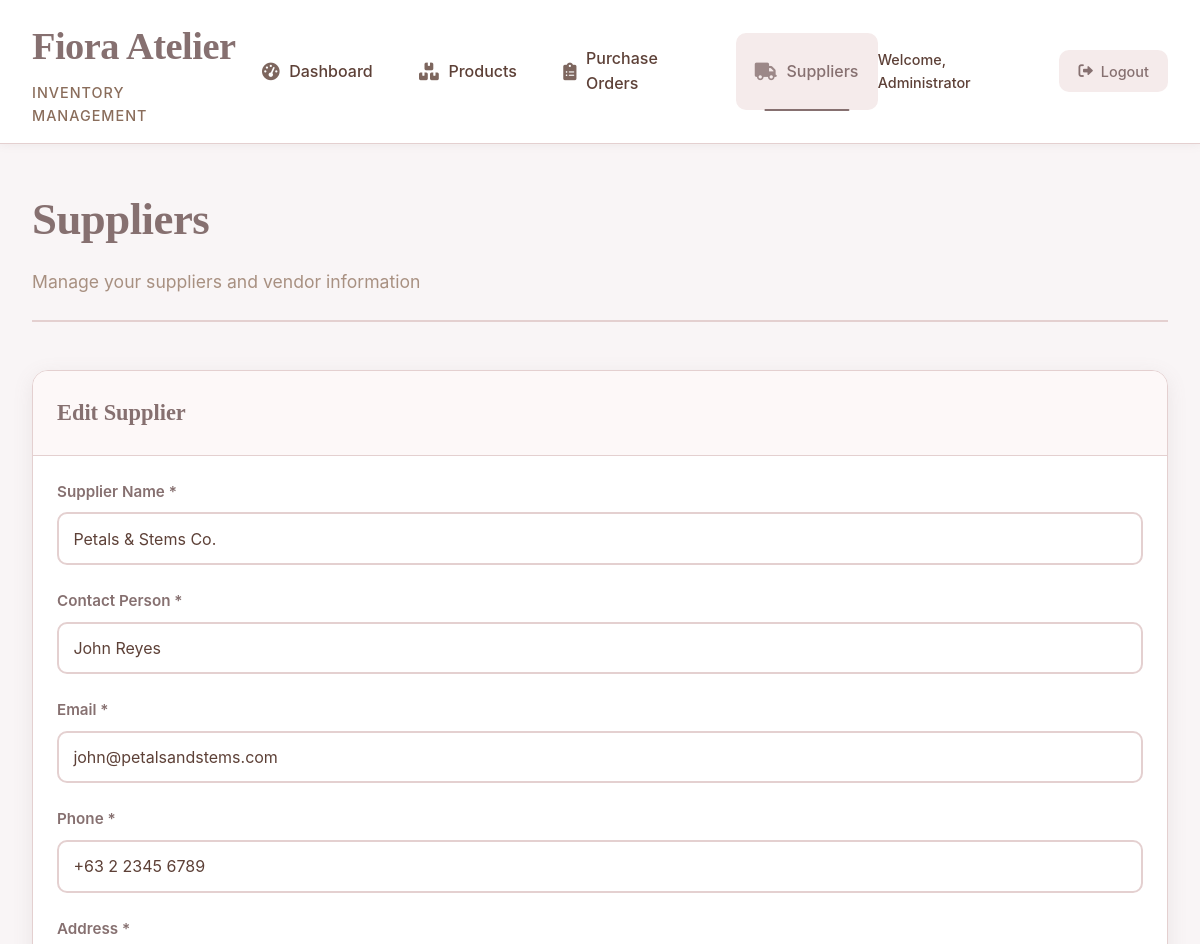
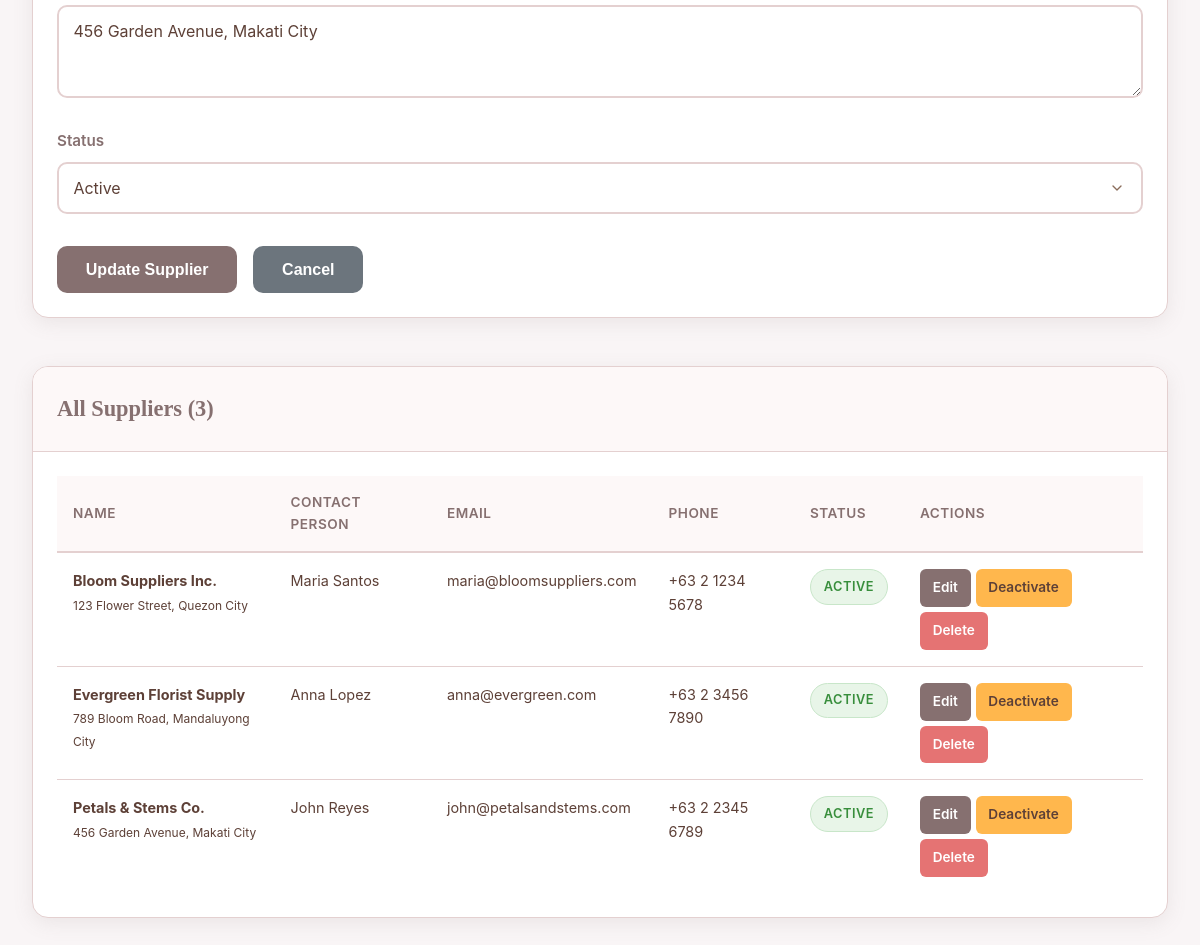
The app's page /php/inventory/suppliers.php?action=edit&id=2 (signed in) with its own data (2 pictures, top to bottom).
### tables this page shows
CREATE TABLE IF NOT EXISTS suppliers (
    id INT PRIMARY KEY AUTO_INCREMENT,
    name VARCHAR(255) NOT NULL,
    contact_person VARCHAR(100),
    email VARCHAR(100),
    phone VARCHAR(20),
    address TEXT,
    status ENUM('active', 'inactive') DEFAULT 'active',
    created_at TIMESTAMP DEFAULT CURRENT_TIMESTAMP
);

### php/models/Supplier.php (called while the page is built, shortened)
<?php
class Supplier {
    private $conn;
    private $table_name = "suppliers";
    public $id;
    public function __construct($db) {
        $this->conn = $db;
    }
    public function read() {
        $query = "SELECT * FROM " . $this->table_name . " ORDER BY name ASC";
        $stmt = $this->conn->prepare($query);
        $stmt->execute();
        return $stmt;
    }
    public function readOne() {
        $query = "SELECT * FROM " . $this->table_name . " WHERE id = ? LIMIT 0,1";
        $stmt = $this->conn->prepare($query);
        $stmt->bindParam(1, $this->id);
        $stmt->execute();
        $row = $stmt->fetch(PDO::FETCH_ASSOC);
        if($row) {
            $this->name = $row['name'];
            $this->contact_person = $row['contact_person'];
            $this->email = $row['email'];
            $this->phone = $row['phone'];
            $this->address = $row['address'];
            $this->status = $row['status'];
            return true;
        }
        return false;
    }
}
?>

### php/inventory/suppliers.php (the view, shortened to what this page needs)
<?php
require_once '../models/Supplier.php';
$database = new Database();
$db = $database->getConnection();
$supplier = new Supplier($db);
$edit_mode = false;
$current_supplier = null;
if (isset($_GET['action'])) {
    switch ($_GET['action']) {
        case 'edit':
            $supplier->id = $_GET['id'];
            if ($supplier->readOne()) {
                $edit_mode = true;
                $current_supplier = [
                    'id' => $supplier->id,
                    'name' => $supplier->name,
                    'contact_person' => $supplier->contact_person,
                    'email' => $supplier->email,
                    'phone' => $supplier->phone,
                    'address' => $supplier->address,
                    'status' => $supplier->status
                ];
            }
            break;
    }
}
$stmt = $supplier->read();
$suppliers = $stmt->fetchAll(PDO::FETCH_ASSOC);
?>
<!DOCTYPE html>
<html lang="en">
<head>
    <link rel="stylesheet" href="styles.css?v=<?php echo time(); ?>">
    <link rel="stylesheet" href="https://cdnjs.cloudflare.com/ajax/libs/font-awesome/6.0.0-beta3/css/all.min.css">
</head>
<body>
    <?php include 'header.php'; ?>
    <div class="container">
        <div class="page-header">
            <h1>Suppliers</h1>
            <p>Manage your suppliers and vendor information</p>
        </div>
        <div class="suppliers-container">
            <div class="content-card">
                <div class="card-header">
                    <h3><?php echo $edit_mode ? 'Edit Supplier' : 'Add New Supplier'; ?></h3>
                </div>
                <div class="card-body">
                    <form method="POST" action="">
                        <div class="form-group">
                            <label for="name">Supplier Name *</label>
                            <input type="text" name="name" id="name"
                                   value="<?php echo $edit_mode ? htmlspecialchars($current_supplier['name']) : ''; ?>"
                                   required>
                        </div>
                        <div class="form-group">
                            <label for="contact_person">Contact Person *</label>
                            <input type="text" name="contact_person" id="contact_person"
                                   value="<?php echo $edit_mode ? htmlspecialchars($current_supplier['contact_person']) : ''; ?>"
                                   required>
                        </div>
                        <div class="form-group">
                            <label for="email">Email *</label>
                            <input type="email" name="email" id="email"
                                   value="<?php echo $edit_mode ? htmlspecialchars($current_supplier['email']) : ''; ?>"
                                   required>
                        </div>
                        <div class="form-group">
                            <label for="phone">Phone *</label>
                            <input type="text" name="phone" id="phone"
                                   value="<?php echo $edit_mode ? htmlspecialchars($current_supplier['phone']) : ''; ?>"
                                   required>
                        </div>
                        <div class="form-group">
                            <label for="address">Address *</label>
                            <textarea name="address" id="address" rows="3" required><?php echo $edit_mode ? htmlspecialchars($current_supplier['address']) : ''; ?></textarea>
                        </div>
                        <?php if ($edit_mode): ?>
                            <div class="form-group">
                                <label for="status">Status</label>
                                <select name="status" id="status">
                                    <option value="active" <?php echo ($current_supplier['status'] == 'active') ? 'selected' : ''; ?>>Active</option>
                                </select>
                            </div>
                        <?php endif; ?>
                        <div class="form-actions">
                            <?php if ($edit_mode): ?>
                                <button type="submit" name="update_supplier" class="btn-primary">Update Supplier</button>
                                <button type="submit" name="cancel_edit" class="btn-secondary">Cancel</button>
                            <?php else: ?>
                                <button type="submit" name="add_supplier" class="btn-primary">Add Supplier</button>
                            <?php endif; ?>
                        </div>
                    </form>
                </div>
            </div>
            <div class="content-card">
                <div class="card-header">
                    <h3>All Suppliers (<?php echo count($suppliers); ?>)</h3>
                </div>
                <div class="card-body">
                    <?php if (empty($suppliers)): ?>
                        <p>No suppliers found. Add your first supplier above.</p>
                    <?php else: ?>
                        <table class="data-table">
                            <thead>
                                <tr>
                                    <th>Name</th>
                                    <th>Contact Person</th>
                                    <th>Email</th>
                                    <th>Phone</th>
                                    <th>Status</th>
                                    <th>Actions</th>
                                </tr>
                            </thead>
                            <tbody>
                                <?php foreach ($suppliers as $supplier): ?>
                                    <tr>
                                        <td>
                                            <strong><?php echo htmlspecialchars($supplier['name']); ?></strong>
                                            <br><small><?php echo htmlspecialchars(substr($supplier['address'], 0, 50)) . (strlen($supplier['address']) > 50 ? '...' : ''); ?></small>
                                        </td>
                                        <td><?php echo htmlspecialchars($supplier['contact_person']); ?></td>
                                        <td><?php echo htmlspecialchars($supplier['email']); ?></td>
                                        <td><?php echo htmlspecialchars($supplier['phone']); ?></td>
                                        <td>
                                            <span class="status-badge <?php echo $supplier['status']; ?>">
                                                <?php echo ucfirst($supplier['status']); ?>
                                            </span>
                                        </td>
                                    <td>
                                        <div class="action-buttons">
                                            <a href="?action=edit&id=<?php echo $supplier['id']; ?>"
                                               class="btn-primary btn-sm">Edit</a>
                                            <a href="?action=toggle_status&id=<?php echo $supplier['id']; ?>"
                                               class="btn-warning btn-sm"
                                               onclick="return confirm('Toggle status for <?php echo addslashes($supplier['name']); ?>?')">
                                                <?php echo $supplier['status'] == 'active' ? 'Deactivate' : 'Activate'; ?>
                                            </a>
                                            <a href="#"
                                               onclick="showDeleteModal(<?php echo $supplier['id']; ?>, '<?php echo addslashes($supplier['name']); ?>')"
                                               class="btn-danger btn-sm">
                                                Delete
                                            </a>
                                        </div>
                                    </td>
                                    </tr>
                                <?php endforeach; ?>
                            </tbody>
                        </table>
                    <?php endif; ?>
                </div>
            </div>
        </div>
    </div>
</body>
</html>

### php/inventory/suppliers.php (style rules this page uses)
.action-buttons { display: flex; gap: 5px; }
.btn-sm { padding: 5px 10px; font-size: 12px; }
.btn-warning { background-color: #ffc107; color: #000; }
.btn-danger { background-color: #dc3545; color: white; }
.btn-secondary { background-color: #6c757d; color: white; }

### records on screen
suppliers: name "Petals & Stems Co.", contact_person "John Reyes", email "john@petalsandstems.com", phone "+63 2 2345 6789", address "456 Garden Avenue, Makati City", status "Active", status "ACTIVE", shows "Deactivate"
suppliers: name "Bloom Suppliers Inc.", address "123 Flower Street, Quezon City", contact_person "Maria Santos", email "maria@bloomsuppliers.com", phone "+63 2 1234 5678", status "ACTIVE", shows "Deactivate"
suppliers: name "Evergreen Florist Supply", address "789 Bloom Road, Mandaluyong City", contact_person "Anna Lopez", email "anna@evergreen.com", phone "+63 2 3456 7890", status "ACTIVE", shows "Deactivate"

### other values on screen
$_SESSION['full_name'] "Administrator"
count($suppliers) "3"
